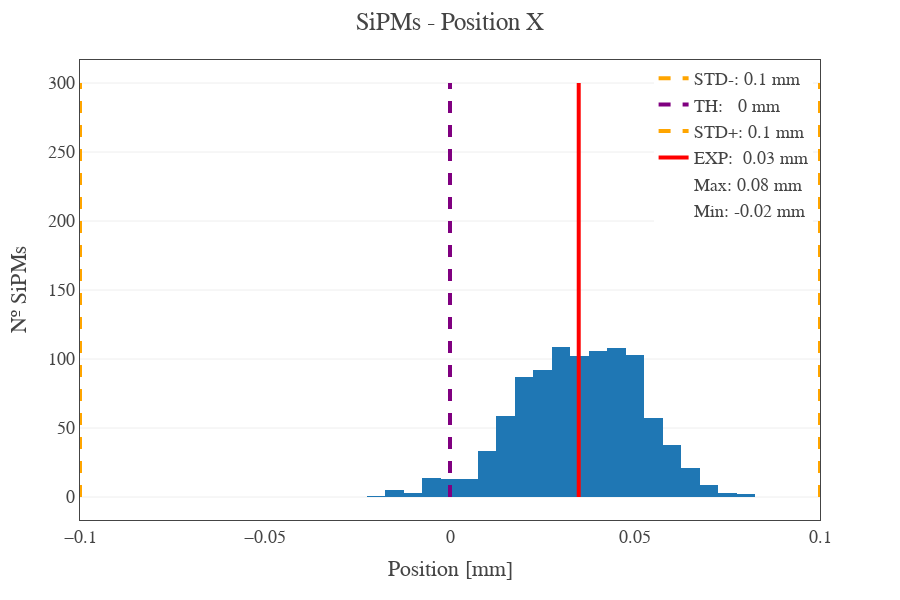
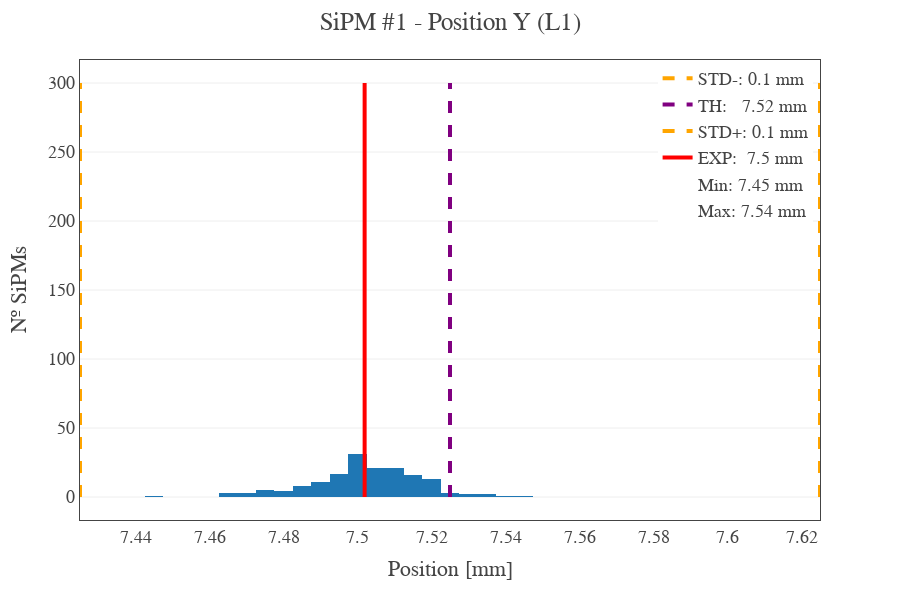

The cell these charts' notebook holds for them, in order:
### Code cell
titles = ['SiPMs - Position X', 'Position Y', 'SiPMs - Height']
xlabel = ['Position [mm]', 'Position [mm]', 'Height [mm]']
ylabel = ['Nº SiPMs'] * len(titles)
colums = ['Posición X', 'Posición Y', 'Altura']
colors = ["purple","orange","red"]
df_raw = df_sipm_ids
df_fin = df_sipm_mean

for i in range(len(titles)): fig = plotlytos(titles[i], xlabel[i], ylabel[i], df_raw, df_fin, colums[i],colors=colors,decimales=2,vline=300,text_auto=False); fig.show()

### Figure 1 — Plotly figure (JSON) as saved in the notebook; plotly's stock layout.template omitted (floating-point values rounded to 4 significant figures; data arrays with more than 128 entries replaced by an {"elided": "..."} marker saying what was removed)
{"data": [{"alignmentgroup": "True", "bingroup": "x", "hovertemplate": "Posición X=%{x}<br>count=%{y}<extra></extra>", "legendgroup": "", "marker": {"color": "#1F77B4", "pattern": {"shape": ""}}, "name": "", "offsetgroup": "", "orientation": "v", "showlegend": false, "type": "histogram", "x": {"elided": "978 float values"}, "xaxis": "x", "yaxis": "y"}, {"line": {"color": "orange", "dash": "dash", "width": 0}, "mode": "lines", "name": "Min: -0.02 mm", "type": "scatter", "x": [null], "y": [null]}, {"line": {"color": "orange", "dash": "dash", "width": 0}, "mode": "lines", "name": "Max: 0.08 mm", "type": "scatter", "x": [null], "y": [null]}, {"line": {"color": "red", "width": 4}, "mode": "lines", "name": "EXP:  0.03 mm", "type": "scatter", "x": [0.03479, 0.03479], "y": [0, 300]}, {"line": {"color": "orange", "dash": "dash", "width": 4}, "mode": "lines", "name": "STD+: 0.1 mm", "type": "scatter", "x": [0.1, 0.1], "y": [0, 300]}, {"line": {"color": "purple", "dash": "dash", "width": 4}, "mode": "lines", "name": "TH:   0 mm", "type": "scatter", "x": [0, 0], "y": [0, 300]}, {"line": {"color": "orange", "dash": "dash", "width": 4}, "mode": "lines", "name": "STD-: 0.1 mm", "type": "scatter", "x": [-0.1, -0.1], "y": [0, 300]}], "layout": {"barmode": "stack", "font": {"family": "serif"}, "height": 600, "legend": {"title": {"text": ""}, "tracegroupgap": 0, "x": 0.99, "xanchor": "right", "yanchor": "top"}, "margin": {"t": 60}, "showlegend": true, "title": {"text": "SiPMs - Position X"}, "width": 900, "xaxis": {"anchor": "y", "domain": [0, 1], "mirror": true, "showline": true, "title": {"text": "Position [mm]"}, "zeroline": false}, "yaxis": {"anchor": "x", "domain": [0, 1], "mirror": true, "showline": true, "title": {"text": "Nº SiPMs"}, "zeroline": false}}}

### Figure 2 — Plotly figure (JSON) as saved in the notebook; plotly's stock layout.template omitted (floating-point values rounded to 4 significant figures; data arrays with more than 128 entries replaced by an {"elided": "..."} marker saying what was removed)
{"data": [{"alignmentgroup": "True", "bingroup": "x", "hovertemplate": "Posición Y=%{x}<br>count=%{y}<extra></extra>", "legendgroup": "", "marker": {"color": "#1F77B4", "pattern": {"shape": ""}}, "name": "", "offsetgroup": "", "orientation": "v", "showlegend": false, "type": "histogram", "x": {"elided": "163 float values"}, "xaxis": "x", "yaxis": "y"}, {"line": {"color": "orange", "dash": "dash", "width": 0}, "mode": "lines", "name": "Max: 7.54 mm", "type": "scatter", "x": [null], "y": [null]}, {"line": {"color": "orange", "dash": "dash", "width": 0}, "mode": "lines", "name": "Min: 7.45 mm", "type": "scatter", "x": [null], "y": [null]}, {"line": {"color": "red", "width": 4}, "mode": "lines", "name": "EXP:  7.5 mm", "type": "scatter", "x": [7.502, 7.502], "y": [0, 300]}, {"line": {"color": "orange", "dash": "dash", "width": 4}, "mode": "lines", "name": "STD+: 0.1 mm", "type": "scatter", "x": [7.625, 7.625], "y": [0, 300]}, {"line": {"color": "purple", "dash": "dash", "width": 4}, "mode": "lines", "name": "TH:   7.52 mm", "type": "scatter", "x": [7.525, 7.525], "y": [0, 300]}, {"line": {"color": "orange", "dash": "dash", "width": 4}, "mode": "lines", "name": "STD-: 0.1 mm", "type": "scatter", "x": [7.425, 7.425], "y": [0, 300]}], "layout": {"barmode": "stack", "font": {"family": "serif"}, "height": 600, "legend": {"title": {"text": ""}, "tracegroupgap": 0, "x": 0.99, "xanchor": "right", "yanchor": "top"}, "margin": {"t": 60}, "showlegend": true, "title": {"text": "SiPM #1 - Position Y (L1)"}, "width": 900, "xaxis": {"anchor": "y", "domain": [0, 1], "mirror": true, "showline": true, "title": {"text": "Position [mm]"}, "zeroline": false}, "yaxis": {"anchor": "x", "domain": [0, 1], "mirror": true, "showline": true, "title": {"text": "Nº SiPMs"}, "zeroline": false}}}
